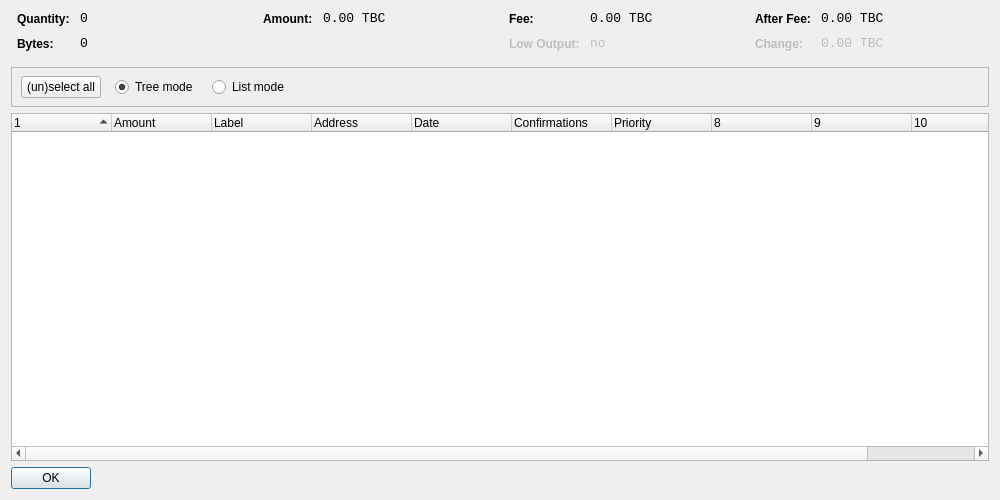
<?xml version="1.0" encoding="UTF-8"?>
<ui version="4.0">
 <class>CoinControlDialog</class>
 <widget class="QDialog" name="CoinControlDialog">
  <property name="geometry">
   <rect>
    <x>0</x>
    <y>0</y>
    <width>1000</width>
    <height>500</height>
   </rect>
  </property>
  <property name="windowTitle">
   <string>Coin Control</string>
  </property>
  <layout class="QVBoxLayout" name="verticalLayout">
   <item>
    <layout class="QHBoxLayout" name="horizontalLayoutTop" stretch="0,0,0,0">
     <property name="topMargin">
      <number>0</number>
     </property>
     <property name="bottomMargin">
      <number>10</number>
     </property>
     <item>
      <layout class="QFormLayout" name="formLayoutCoinControl1">
       <property name="horizontalSpacing">
        <number>10</number>
       </property>
       <property name="verticalSpacing">
        <number>10</number>
       </property>
       <property name="leftMargin">
        <number>6</number>
       </property>
       <property name="rightMargin">
        <number>6</number>
       </property>
       <item row="0" column="0">
        <widget class="QLabel" name="labelCoinControlQuantityText">
         <property name="styleSheet">
          <string notr="true">font-weight:bold;</string>
         </property>
         <property name="text">
          <string>Quantity:</string>
         </property>
        </widget>
       </item>
       <item row="0" column="1">
        <widget class="QLabel" name="labelCoinControlQuantity">
         <property name="font">
          <font>
           <family>Monospace</family>
           <pointsize>10</pointsize>
          </font>
         </property>
         <property name="cursor">
          <cursorShape>IBeamCursor</cursorShape>
         </property>
         <property name="contextMenuPolicy">
          <enum>Qt::ActionsContextMenu</enum>
         </property>
         <property name="text">
          <string notr="true">0</string>
         </property>
         <property name="textInteractionFlags">
          <set>Qt::LinksAccessibleByMouse|Qt::TextSelectableByKeyboard|Qt::TextSelectableByMouse</set>
         </property>
        </widget>
       </item>
       <item row="1" column="0">
        <widget class="QLabel" name="labelCoinControlBytesText">
         <property name="styleSheet">
          <string notr="true">font-weight:bold;</string>
         </property>
         <property name="text">
          <string>Bytes:</string>
         </property>
        </widget>
       </item>
       <item row="1" column="1">
        <widget class="QLabel" name="labelCoinControlBytes">
         <property name="font">
          <font>
           <family>Monospace</family>
           <pointsize>10</pointsize>
          </font>
         </property>
         <property name="cursor">
          <cursorShape>IBeamCursor</cursorShape>
         </property>
         <property name="contextMenuPolicy">
          <enum>Qt::ActionsContextMenu</enum>
         </property>
         <property name="text">
          <string notr="true">0</string>
         </property>
         <property name="textInteractionFlags">
          <set>Qt::LinksAccessibleByMouse|Qt::TextSelectableByKeyboard|Qt::TextSelectableByMouse</set>
         </property>
        </widget>
       </item>
      </layout>
     </item>
     <item>
      <layout class="QFormLayout" name="formLayoutCoinControl2">
       <property name="horizontalSpacing">
        <number>10</number>
       </property>
       <property name="verticalSpacing">
        <number>10</number>
       </property>
       <property name="leftMargin">
        <number>6</number>
       </property>
       <property name="rightMargin">
        <number>6</number>
       </property>
       <item row="0" column="0">
        <widget class="QLabel" name="labelCoinControlAmountText">
         <property name="styleSheet">
          <string notr="true">font-weight:bold;</string>
         </property>
         <property name="text">
          <string>Amount:</string>
         </property>
        </widget>
       </item>
       <item row="0" column="1">
        <widget class="QLabel" name="labelCoinControlAmount">
         <property name="font">
          <font>
           <family>Monospace</family>
           <pointsize>10</pointsize>
          </font>
         </property>
         <property name="cursor">
          <cursorShape>IBeamCursor</cursorShape>
         </property>
         <property name="contextMenuPolicy">
          <enum>Qt::ActionsContextMenu</enum>
         </property>
         <property name="text">
          <string notr="true">0.00 TBC</string>
         </property>
         <property name="textInteractionFlags">
          <set>Qt::LinksAccessibleByMouse|Qt::TextSelectableByKeyboard|Qt::TextSelectableByMouse</set>
         </property>
        </widget>
       </item>
      </layout>
     </item>
     <item>
      <layout class="QFormLayout" name="formLayoutCoinControl3">
       <property name="horizontalSpacing">
        <number>10</number>
       </property>
       <property name="verticalSpacing">
        <number>10</number>
       </property>
       <property name="leftMargin">
        <number>6</number>
       </property>
       <property name="rightMargin">
        <number>6</number>
       </property>
       <item row="0" column="0">
        <widget class="QLabel" name="labelCoinControlFeeText">
         <property name="styleSheet">
          <string notr="true">font-weight:bold;</string>
         </property>
         <property name="text">
          <string>Fee:</string>
         </property>
        </widget>
       </item>
       <item row="0" column="1">
        <widget class="QLabel" name="labelCoinControlFee">
         <property name="font">
          <font>
           <family>Monospace</family>
           <pointsize>10</pointsize>
          </font>
         </property>
         <property name="cursor">
          <cursorShape>IBeamCursor</cursorShape>
         </property>
         <property name="contextMenuPolicy">
          <enum>Qt::ActionsContextMenu</enum>
         </property>
         <property name="text">
          <string notr="true">0.00 TBC</string>
         </property>
         <property name="textInteractionFlags">
          <set>Qt::LinksAccessibleByMouse|Qt::TextSelectableByKeyboard|Qt::TextSelectableByMouse</set>
         </property>
        </widget>
       </item>
       <item row="1" column="0">
        <widget class="QLabel" name="labelCoinControlLowOutputText">
         <property name="enabled">
          <bool>false</bool>
         </property>
         <property name="styleSheet">
          <string notr="true">font-weight:bold;</string>
         </property>
         <property name="text">
          <string>Low Output:</string>
         </property>
        </widget>
       </item>
       <item row="1" column="1">
        <widget class="QLabel" name="labelCoinControlLowOutput">
         <property name="enabled">
          <bool>false</bool>
         </property>
         <property name="font">
          <font>
           <family>Monospace</family>
           <pointsize>10</pointsize>
          </font>
         </property>
         <property name="cursor">
          <cursorShape>IBeamCursor</cursorShape>
         </property>
         <property name="contextMenuPolicy">
          <enum>Qt::ActionsContextMenu</enum>
         </property>
         <property name="text">
          <string notr="true">no</string>
         </property>
         <property name="textInteractionFlags">
          <set>Qt::LinksAccessibleByMouse|Qt::TextSelectableByKeyboard|Qt::TextSelectableByMouse</set>
         </property>
        </widget>
       </item>
      </layout>
     </item>
     <item>
      <layout class="QFormLayout" name="formLayoutCoinControl4">
       <property name="horizontalSpacing">
        <number>10</number>
       </property>
       <property name="verticalSpacing">
        <number>10</number>
       </property>
       <property name="leftMargin">
        <number>6</number>
       </property>
       <property name="rightMargin">
        <number>6</number>
       </property>
       <item row="0" column="0">
        <widget class="QLabel" name="labelCoinControlAfterFeeText">
         <property name="styleSheet">
          <string notr="true">font-weight:bold;</string>
         </property>
         <property name="text">
          <string>After Fee:</string>
         </property>
        </widget>
       </item>
       <item row="0" column="1">
        <widget class="QLabel" name="labelCoinControlAfterFee">
         <property name="font">
          <font>
           <family>Monospace</family>
           <pointsize>10</pointsize>
          </font>
         </property>
         <property name="cursor">
          <cursorShape>IBeamCursor</cursorShape>
         </property>
         <property name="contextMenuPolicy">
          <enum>Qt::ActionsContextMenu</enum>
         </property>
         <property name="text">
          <string notr="true">0.00 TBC</string>
         </property>
         <property name="textInteractionFlags">
          <set>Qt::LinksAccessibleByMouse|Qt::TextSelectableByKeyboard|Qt::TextSelectableByMouse</set>
         </property>
        </widget>
       </item>
       <item row="1" column="0">
        <widget class="QLabel" name="labelCoinControlChangeText">
         <property name="enabled">
          <bool>false</bool>
         </property>
         <property name="styleSheet">
          <string notr="true">font-weight:bold;</string>
         </property>
         <property name="text">
          <string>Change:</string>
         </property>
        </widget>
       </item>
       <item row="1" column="1">
        <widget class="QLabel" name="labelCoinControlChange">
         <property name="enabled">
          <bool>false</bool>
         </property>
         <property name="font">
          <font>
           <family>Monospace</family>
           <pointsize>10</pointsize>
          </font>
         </property>
         <property name="cursor">
          <cursorShape>IBeamCursor</cursorShape>
         </property>
         <property name="contextMenuPolicy">
          <enum>Qt::ActionsContextMenu</enum>
         </property>
         <property name="text">
          <string notr="true">0.00 TBC</string>
         </property>
         <property name="textInteractionFlags">
          <set>Qt::LinksAccessibleByMouse|Qt::TextSelectableByKeyboard|Qt::TextSelectableByMouse</set>
         </property>
        </widget>
       </item>
      </layout>
     </item>
    </layout>
   </item>
   <item>
    <widget class="QFrame" name="frame">
     <property name="minimumSize">
      <size>
       <width>0</width>
       <height>40</height>
      </size>
     </property>
     <property name="frameShape">
      <enum>QFrame::StyledPanel</enum>
     </property>
     <property name="frameShadow">
      <enum>QFrame::Sunken</enum>
     </property>
     <widget class="QWidget" name="horizontalLayoutWidget">
      <property name="geometry">
       <rect>
        <x>10</x>
        <y>0</y>
        <width>781</width>
        <height>41</height>
       </rect>
      </property>
      <layout class="QHBoxLayout" name="horizontalLayoutPanel" stretch="0,0,0,0,0">
       <property name="spacing">
        <number>14</number>
       </property>
       <item>
        <widget class="QPushButton" name="pushButtonSelectAll">
         <property name="sizePolicy">
          <sizepolicy hsizetype="Maximum" vsizetype="Fixed">
           <horstretch>0</horstretch>
           <verstretch>0</verstretch>
          </sizepolicy>
         </property>
         <property name="text">
          <string>(un)select all</string>
         </property>
        </widget>
       </item>
       <item>
        <widget class="QRadioButton" name="radioTreeMode">
         <property name="sizePolicy">
          <sizepolicy hsizetype="Maximum" vsizetype="Fixed">
           <horstretch>0</horstretch>
           <verstretch>0</verstretch>
          </sizepolicy>
         </property>
         <property name="text">
          <string>Tree mode</string>
         </property>
         <property name="checked">
          <bool>true</bool>
         </property>
        </widget>
       </item>
       <item>
        <widget class="QRadioButton" name="radioListMode">
         <property name="sizePolicy">
          <sizepolicy hsizetype="Maximum" vsizetype="Fixed">
           <horstretch>0</horstretch>
           <verstretch>0</verstretch>
          </sizepolicy>
         </property>
         <property name="text">
          <string>List mode</string>
         </property>
        </widget>
       </item>
       <item>
        <spacer name="horizontalSpacer">
         <property name="orientation">
          <enum>Qt::Horizontal</enum>
         </property>
         <property name="sizeHint" stdset="0">
          <size>
           <width>40</width>
           <height>20</height>
          </size>
         </property>
        </spacer>
       </item>
      </layout>
     </widget>
    </widget>
   </item>
   <item>
    <widget class="CoinControlTreeWidget" name="treeWidget">
     <property name="contextMenuPolicy">
      <enum>Qt::CustomContextMenu</enum>
     </property>
     <property name="sortingEnabled">
      <bool>false</bool>
     </property>
     <property name="columnCount">
      <number>11</number>
     </property>
     <attribute name="headerShowSortIndicator" stdset="0">
      <bool>true</bool>
     </attribute>
     <attribute name="headerStretchLastSection">
      <bool>false</bool>
     </attribute>
     <column>
      <property name="text">
       <string/>
      </property>
     </column>
     <column>
      <property name="text">
       <string>Amount</string>
      </property>
     </column>
     <column>
      <property name="text">
       <string>Label</string>
      </property>
     </column>
     <column>
      <property name="text">
       <string>Address</string>
      </property>
     </column>
     <column>
      <property name="text">
       <string>Date</string>
      </property>
     </column>
     <column>
      <property name="text">
       <string>Confirmations</string>
      </property>
      <property name="toolTip">
       <string>Confirmed</string>
      </property>
     </column>
     <column>
      <property name="text">
       <string>Priority</string>
      </property>
     </column>
     <column>
      <property name="text">
       <string/>
      </property>
     </column>
     <column>
      <property name="text">
       <string/>
      </property>
     </column>
     <column>
      <property name="text">
       <string/>
      </property>
     </column>
     <column>
      <property name="text">
       <string/>
      </property>
     </column>
    </widget>
   </item>
   <item>
    <widget class="QDialogButtonBox" name="buttonBox">
     <property name="sizePolicy">
      <sizepolicy hsizetype="Maximum" vsizetype="Fixed">
       <horstretch>0</horstretch>
       <verstretch>0</verstretch>
      </sizepolicy>
     </property>
     <property name="orientation">
      <enum>Qt::Horizontal</enum>
     </property>
     <property name="standardButtons">
      <set>QDialogButtonBox::Ok</set>
     </property>
    </widget>
   </item>
  </layout>
 </widget>
 <customwidgets>
  <customwidget>
   <class>CoinControlTreeWidget</class>
   <extends>QTreeWidget</extends>
   <header>coincontroltreewidget.h</header>
  </customwidget>
 </customwidgets>
 <resources/>
 <connections/>
</ui>
